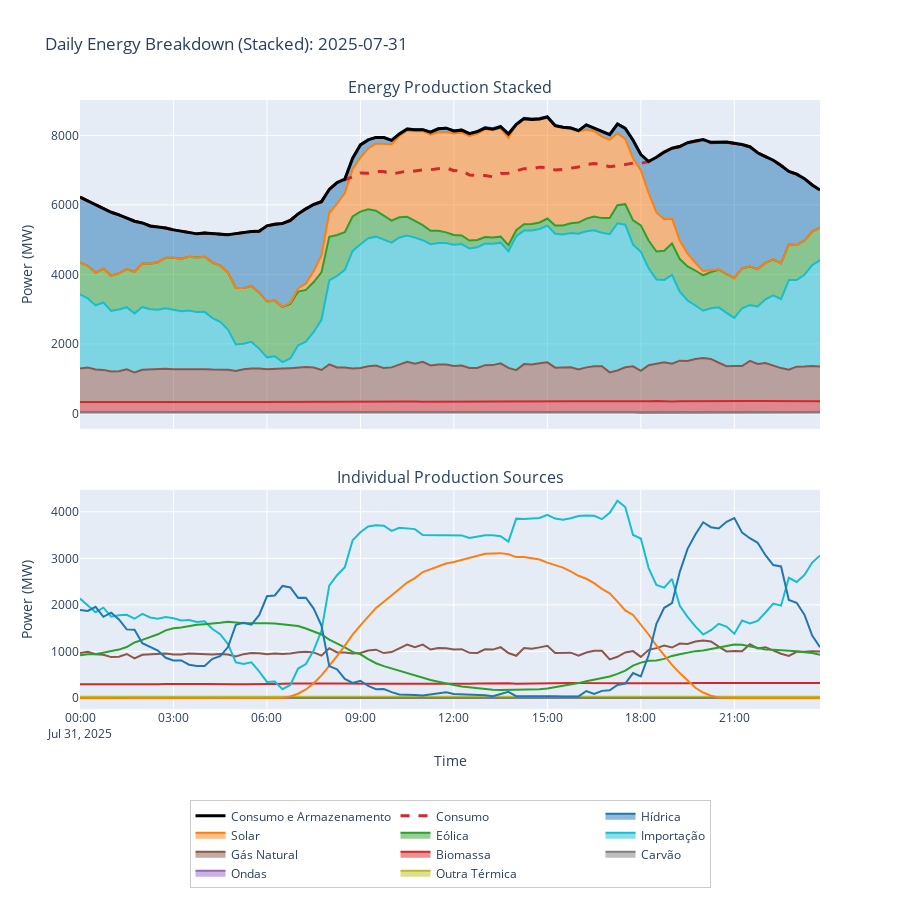

The notebook cell saved with this chart:
### Code cell
plot_daily_energy_stacked(df, "2025-07-31")
